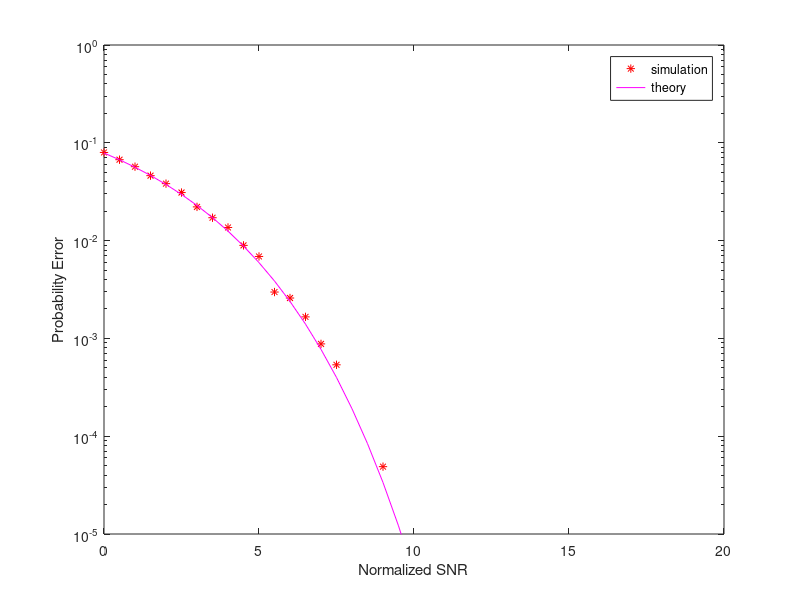
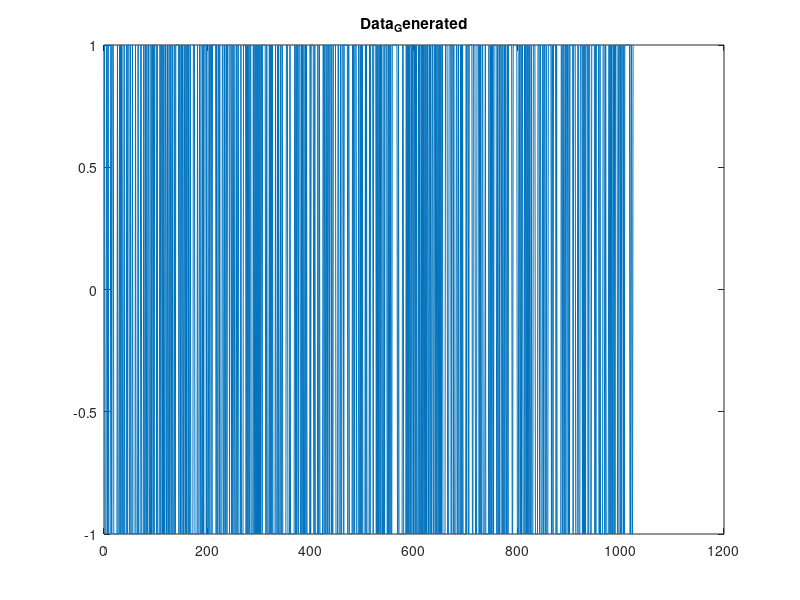
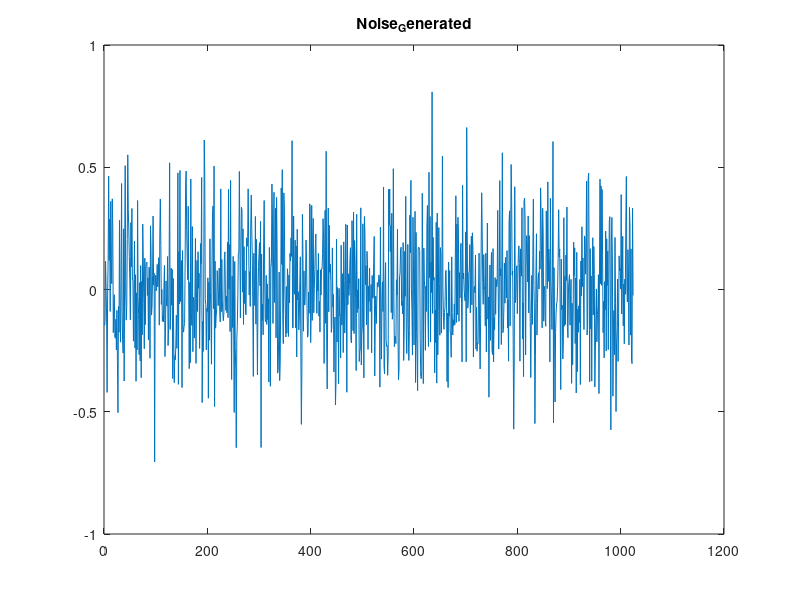
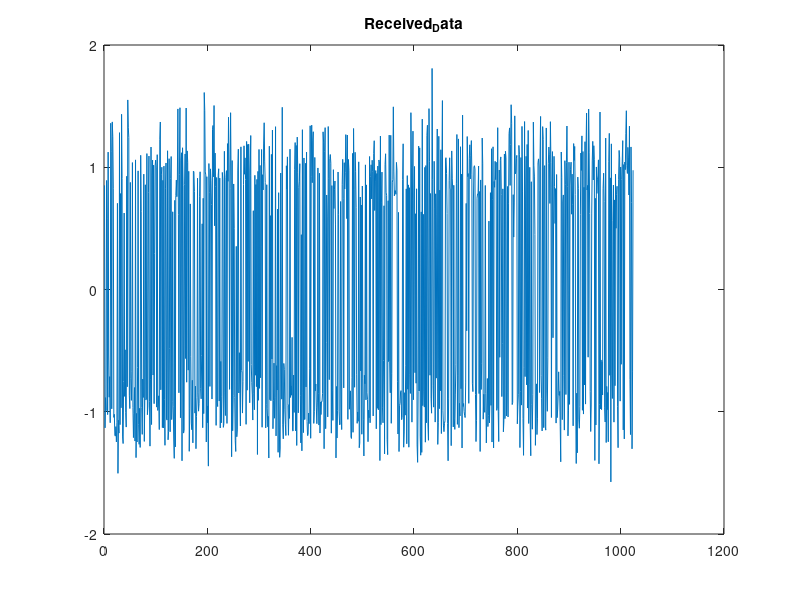

Here is the MATLAB script that generated these plots, in order:
clear all; 
close all; 
clc;

%---------------Define Declaration---------------%
%Num of bits = 1024
nBits = 1024;

%Signal power = 1                   
Signal_Power = 1; 

%SNR_dB = 10log(Signal_Power/Noise_Power)
%Create matrix to store SNR
SNR_dB = 0:0.5:10;

%SNR = S/N = 10^(SNR_dB/10)
SNR = (10.^(SNR_dB/10));

%Set run times
Total_Run = 20;

%Iterate through different SNR value
for i = 1 : length(SNR)
	Avg_Error = 0;
	for j = 1 : Total_Run
		%Generate random binary digits(0 or 1), INPUT SIGNAL
		Data = round(rand(1,nBits));
        
		%Convert binary digit to (-1 or +1)
		Signal = 2 .* Data - 1;
        
		%Generate equal number of noise samples  		
		Noise_Power = Signal_Power ./SNR(i);
        
        %The randn() function is for normal distribution
		Noise = sqrt(Noise_Power/2) .*randn(1,nBits);   
        
		%Output Signal
		Receive = Signal+Noise;                      

		Threshold = 0;
		Error = 0;
        
        %Fix the threshold value as 0
        %If received signal >= threshold value, threshold = 1
        %If received signal < threshold value, threshold = 0
		for k= 1 : nBits
			if (Receive(k)>= Threshold) && Data(k)==0||(Receive(k)<Threshold && Data(k)==1)
				Error = Error+1;
			end
        end
        
		%Calculate bit error rate during transmission
		Error = Error ./nBits;  
        
		%Calculate the average error for every runtime		
		Avg_Error = Error + Avg_Error;                   
	end
	Error_Rate(i) = Avg_Error / Total_Run;
end

%Calculate analytical Bit Error Rate
Pred_Rate=(1/2)*erfc(sqrt(SNR)); 

%Graph and Plot the result           
figure(1)
semilogy (SNR_dB,Error_Rate,'r*');
xlabel('Normalized SNR')
ylabel('Probability Error');

hold on
semilogy (SNR_dB,Pred_Rate,'m');
legend('simulation','theory');
axis([0 20 10^(-5) 1]);
hold off

%data generation
figure("position", [10,100,700,300]) 
plot(Signal);
title('Data_Generated')
%noise generation
figure("position", [10,500,700,300]) 
plot(Noise);
title('Noise_Generated')
%received data generation
figure("position", [800,100,700,300]) 
plot(Receive);
title('Received_Data')



